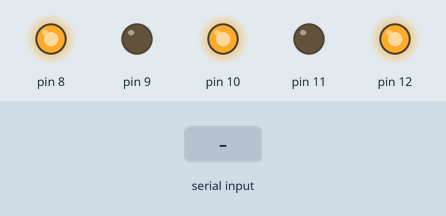
This sketch was run on a simulated Arduino Uno, built with avr-gcc and run on an emulated ATmega328P. Parts: output pins drawn as LEDs (lit = HIGH). The inputs (shaded band) are chosen by the test bench. What the sketch prints to the serial monitor is not drawn.

Above: at 1.2 s.
1.3 s: "0" received over Serial
2.8 s: "1" received over Serial
4.3 s: "2" received over Serial
5.8 s: "3" received over Serial
7.3 s: "4" received over Serial
8.8 s: "5" received over Serial
Timing chart, 0 to 11.3 s (numbered marks = the images above; inputs shaded):
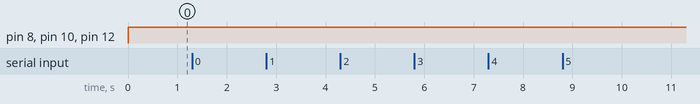

The sketch:

Arduino_fingers.ino
```cpp
void setup() {
  for (int i = 8; i < 13; i++) {
    pinMode(i, OUTPUT);
  }
  Serial.begin(9600);
}

void loop() {
  if (Serial.available()) {
    char b = Serial.read();
    Serial.println(b);
    if (b == '0') {
      digitalWrite(8, LOW);
      digitalWrite(9, LOW);
      digitalWrite(10, LOW);
      digitalWrite(11, LOW);
      digitalWrite(12, LOW);
    }
    else if (b == '1') {
      digitalWrite(8, HIGH);
      digitalWrite(9, LOW);
      digitalWrite(10, LOW);
      digitalWrite(11, LOW);
      digitalWrite(12, LOW);
    }
    else if (b == '2') {
      digitalWrite(8, HIGH);
      digitalWrite(9, HIGH);
      digitalWrite(10, LOW);
      digitalWrite(11, LOW);
      digitalWrite(12, LOW);
    }
    else if (b == '3') {
      digitalWrite(8, HIGH);
      digitalWrite(9, HIGH);
      digitalWrite(10, HIGH);
      digitalWrite(11, LOW);
      digitalWrite(12, LOW);
    }
    else if (b == '4') {
      digitalWrite(8, HIGH);
      digitalWrite(9, HIGH);
      digitalWrite(10, HIGH);
      digitalWrite(11, HIGH);
      digitalWrite(12, LOW);
    }
    else if (b == '5') {
      digitalWrite(8, HIGH);
      digitalWrite(9, HIGH);
      digitalWrite(10, HIGH);
      digitalWrite(11, HIGH);
      digitalWrite(12, HIGH);
    }
  }
  else{
    digitalWrite(8, HIGH);
      digitalWrite(9, LOW);
      digitalWrite(10, HIGH);
      digitalWrite(11, LOW);
      digitalWrite(12, HIGH);
  }  }
```
